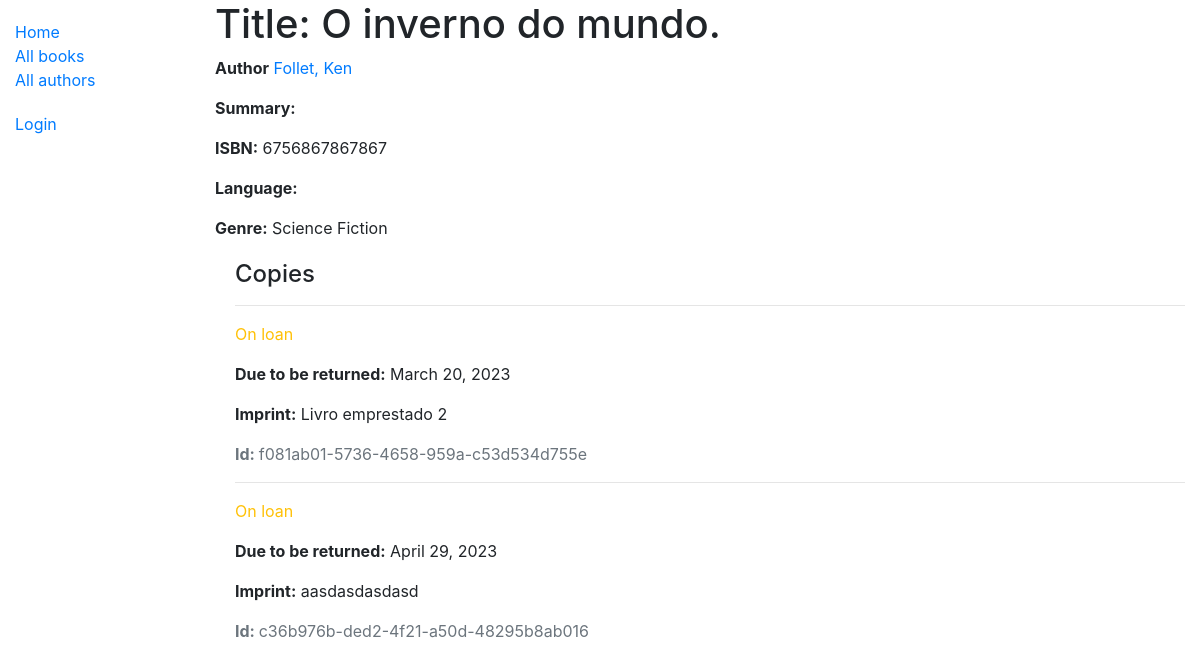
/catalog/book/2, run on the app's committed database.
### catalog/models.py (models this page shows, shortened)
class Book(models.Model):
	title = models.CharField(max_length=200)
	author = models.ForeignKey('Author', on_delete=models.SET_NULL, null=True)
	sumary = models.TextField(max_length=1000, help_text='Enter a brief description of the book')
	isbn = models.CharField('ISBN', max_length=13, help_text='13 Character')
	genre = models.ManyToManyField(Genre, help_text='Select a genre for this book')
	def display_genre(self):
		"""Create a string for the Genre. This is required to display genre in Admin."""
		return ', '.join(genre.name for genre in self.genre.all()[:3])
	display_genre.short_description = 'Genre'

class Author(models.Model):
	first_name = models.CharField(max_length=100)
	last_name = models.CharField(max_length=100)
	date_of_birth = models.DateField(null=True, blank=True)
	date_of_death = models.DateField('Died', null=True, blank=True)
	class Meta:
		ordering = ['last_name','first_name']
	def __str__(self):
		return f'{self.last_name}, {self.first_name}'

class Genre(models.Model):
	name = models.CharField(max_length=200, help_text='Enter a book genre (e. g. Science Fiction)')
	def __str__(self):
		return self.name

class BookInstance(models.Model):
	id = models.UUIDField(primary_key=True, default=uuid.uuid4, help_text='Unique id for this partircular book across whole library')
	book = models.ForeignKey('Book', on_delete=models.SET_NULL, null=True)
	imprint = models.CharField(max_length=200)
	due_back = models.DateField(null=True, blank=True)
	borrower = models.ForeignKey(User, on_delete=models.SET_NULL, null=True, blank=True)
	LOAN_STATUS = {
		('m', 'Maintenance'),
		('o', 'On loan'),
		('a', 'Available'),
		('r', 'Reserverd'),
	}
	status = models.CharField(
		max_length=1,
		choices=LOAN_STATUS,
		blank=True,
		default='m',
		help_text='Book availability'
	)
	class Meta:
		ordering = ['due_back']
		permissions = (("can_mark_returned", "Set book as returned"),
				("is_staff", "Is it a staff member?"),)

### catalog/views.py (the view, shortened to what this page needs)
# urls.py: path('book/<int:pk>', views.BookDetailView.as_view(), name='book-detail'),
class BookDetailView(generic.DetailView):
	model = Book

### catalog/templates/catalog/book_detail.html
{% extends "base_generics.html" %}
{% block content %}
	<h1>Title: {{ book.title }}</h1>
	<p><strong>Author</strong> <a href="">{{ book.author }}</a></p>
	<p><strong>Summary:</strong> {{ book.summary }}</p>
	<p><strong>ISBN:</strong> {{ book.isbn }}</p>
	<p><strong>Language:</strong> {{ book.language }}</p>
	<p><strong>Genre:</strong> {% for genre in book.genre.all %} {{ genre}}{% if not forloop.last %}, {% endif %} {% endfor %}</p>
	<div style="margin-left:20px;margin-top:20px">
		<h4>Copies</h4>
		{% for copy in book.bookinstance_set.all %}
		<hr>
		<p class="{% if copy.status == 'a'%}text-success{% elif copy.status == 'm' %}text-danger{% else %}text-warning{% endif %}">{{ copy.get_status_display}}</p>
		{% if copy.status != 'a'%}
			<p><strong>Due to be returned:</strong> {{copy.due_back}}</p>
		{% endif %}
		<p><strong>Imprint:</strong> {{ copy.imprint }}</p>
		<p class='text-muted'><strong>Id: </strong> {{copy.id}}</p>
		{% endfor %}
	</div>
{% endblock %}

### catalog/templates/base_generics.html (shortened to what this page needs)
<!DOCTYPE html>
<html lang='en'>
<head>
	<link rel="stylesheet" href="https://stackpath.bootstrapcdn.com/bootstrap/4.1.3/css/bootstrap.min.css"
>
	{% load static %}
	<link rel="stylesheet" href="{% static 'css/styles.css' %}">
</head>
<body>
	<div class="container-fluid">
		<div class="row">
			<div class="col-sm-2">
				{% block sidebar %}
					<ul class='sidebar-nav'>
						<li><a href="{% url 'index' %}">Home</a></li>
						<li><a href="{% url 'books' %}">All books</a></li>
						<li><a href="{% url 'authors' %}">All authors</a></li>
					</ul>
				{% endblock %}
				{% block pagination %}
				<ul class="sidebar-nav">
					{% if user.is_authenticated %}
						<li>User: {{ user.get_username }}</li>
						{% if perms.catalog.can_mark_returned %}
						<li><a href="{% url 'my-borrowed' %}?next={{request.path}}">My Borrowed</a></li>
						{% endif%}
						{% if perms.catalog.is_staff %}
						<li><a href="{% url 'all-borrowed' %}?next={{request.path}}">All Borrowed</a></li>
						{% endif%}
						<li><a href="{% url 'logout' %}?next={{request.path}}">Logout</a></li>
					{% else %}
						<li><a href="{% url 'login' %}?next={{request.path}}">Login</a></li>
					{% endif %}
				</ul>
				{% endblock %}
			</div>
			<div class='col-sm-10'> {% block content %} {% endblock %} </div>
		</div>
	</div>
</body>
</html>

### catalog/templates/static/css/styles.css (style rules this page uses)
.sidebar-nav { margin-top: 20px; padding: 0; list-style: none; }

### data on the page
Book: title "O inverno do mundo.", author "Follet, Ken", isbn "6756867867867"
Genre: name "Science Fiction"
BookInstance: status "On loan", due_back "March 20, 2023", imprint "Livro emprestado 2", id "f081ab01-5736-4658-959a-c53d534d755e"
BookInstance: status "On loan", due_back "April 29, 2023", imprint "aasdasdasdasd", id "c36b976b-ded2-4f21-a50d-48295b8ab016"
